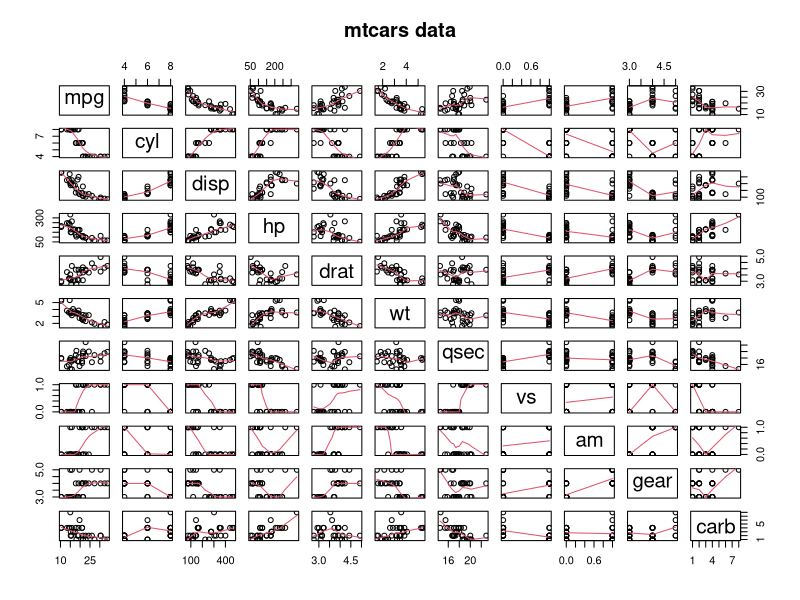

The R script that drew this image:
library(datasets); data(mtcars); require(stats); require(graphics)
pairs(mtcars, panel = panel.smooth, main = "mtcars data")

cars <- transform(mtcars, am = as.factor(am))
fit <- lm(mpg ~., cars)
fit1 <- lm(mpg ~ am, cars)

makelmcars <- function(){
  # Store the coefficient of linear models with different independent variables
        cf <- c(coef(lm(mpg ~ am, cars))[2], 
                coef(lm(mpg ~ am + cyl, cars))[2],
                coef(lm(mpg ~ am + cyl + disp, cars))[2],
                coef(lm(mpg ~ am + cyl + disp + hp, cars))[2],
                coef(lm(mpg ~ am + cyl + disp + hp + drat, cars))[2],
                coef(lm(mpg ~ am + cyl + disp + hp + drat + wt, cars))[2],
                coef(lm(mpg ~ am + cyl + disp + hp + drat + wt + qsec, cars))[2],
                coef(lm(mpg ~ am + cyl + disp + hp + drat + wt + qsec + vs, cars))[2],
                coef(lm(mpg ~ am + cyl + disp + hp + drat + wt + qsec + vs + gear, cars))[2],
                coef(lm(mpg ~ am + cyl + disp + hp + drat + wt + qsec + vs + gear + carb, cars))[2])
  print(cf)
}